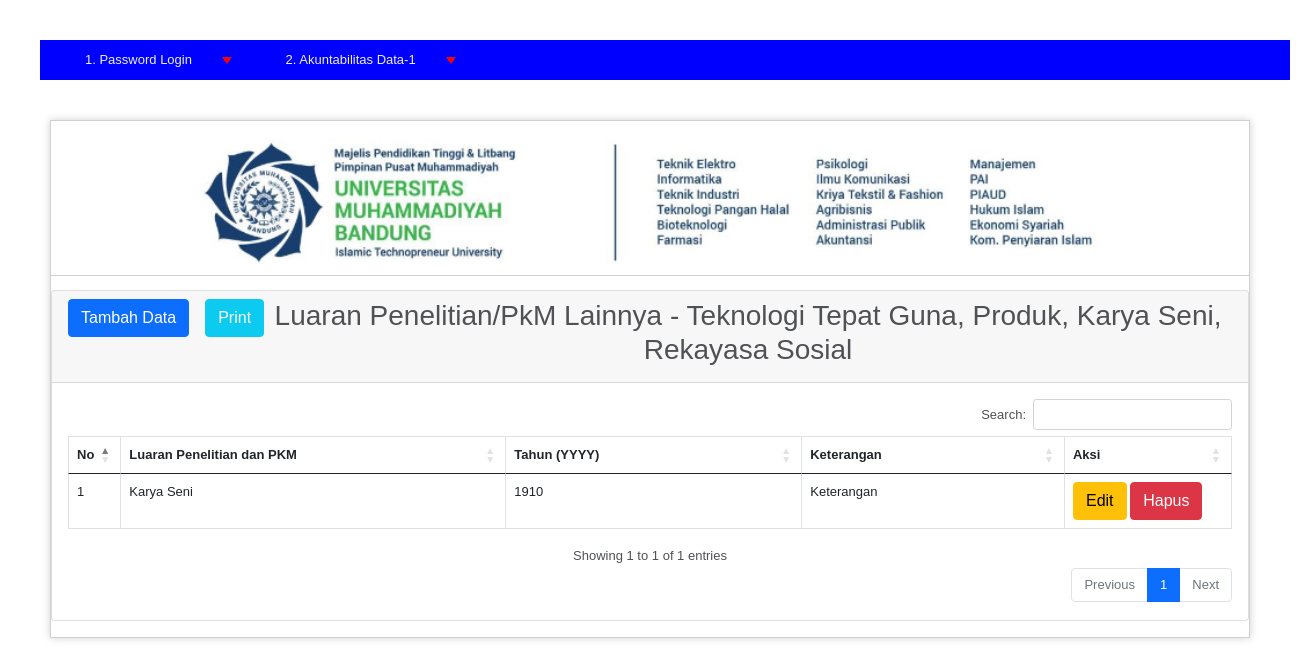
/index.php/C03_tb_3b73/index, run on the app's committed database.
### application/controllers/C03_tb_3b73.php (called while the page is built, shortened)
<?php
class C03_tb_3b73 extends CI_Controller
{
    public function __construct()
    {
        $this->load->model("M03_tb_3b73");
        $this->load->library('form_validation');
    }
    public function index()
    {
        $data["tb_3b73"] = $this->M03_tb_3b73->getAll();
        $this->load->view("V03_tb-3b1_3b73/V03_tb_3b73_list", $data);
    }
}

### index.php (called while the page is built, shortened)
<?php
require_once BASEPATH.'core/CodeIgniter.php';

### application/models/M03_tb_3b73.php (called while the page is built, shortened)
<?php defined('BASEPATH') OR exit('No direct script access allowed');
class M03_tb_3b73 extends CI_Model
{
    private $_table = "tb-3b73";
    public function getAll()
    {
        return $this->db->get($this->_table)->result();
    }
}

### application/views/V03_tb-3b1_3b73/V03_tb_3b73_list.php (the view, shortened to what this page needs)
<!doctype html>
<html lang="en">
  <head>
    <link href="https://cdn.jsdelivr.net/npm/bootstrap@5.1.3/dist/css/bootstrap.min.css" rel="stylesheet">
    <link href="https://cdnjs.cloudflare.com/ajax/libs/twitter-bootstrap/5.0.1/css/bootstrap.min.css" rel="stylesheet">
    <link href="https://cdn.datatables.net/1.11.4/css/dataTables.bootstrap5.min.css" rel="stylesheet">
    <link href="https://cdn.datatables.net/buttons/2.2.2/css/buttons.dataTables.min.css" rel="stylesheet">
  </head>
  <body>
    <div class="card mb-3">
        <div class="card-header">
            <a href="<?php echo site_url('/C03_tb_3b73/add') ?>" class="btn btn-primary float-start">Tambah Data</a>
            <a href="<?php echo site_url('/C03_tb_3b73/print') ?>" target="_blank" href="#" class=" ms-3 btn btn-info text-white float-start">Print</a>
            <h3>Luaran Penelitian/PkM Lainnya - Teknologi Tepat Guna, Produk, Karya Seni, Rekayasa Sosial</h3>
        </div>
        <div class="card-body">
            <div class="table-responsive">
                <table class="table table-hover table-bordered" id="dataTable" width="100%" cellspacing="0">
                    <thead>
                        <tr>
                            <th>No</th>
                            <th width="350">Luaran Penelitian dan PKM</th>
                            <th>Tahun (YYYY)</th>
                            <th>Keterangan</th>
                            <th>Aksi</th>
                        </tr>
                    </thead>
                    <tbody>
                        <?php
                            $no = 0;
                            foreach ($tb_3b73 as $data):
                                $no++;
                        ?>
                        <tr>
                            <td width="10">
                                <?php echo $no ?>
                            </td>
                            <td width="150">
                                <?php
                                 if($data->luaran_penelitian_pkm==1){
                                     echo "Teknologi Tepat Guna";
                                 }
                                 else if($data->luaran_penelitian_pkm==2){
                                     echo "Produk (Produk Terstandarisasi, Produk Tersertifikasi)";
                                 }
                                 else if($data->luaran_penelitian_pkm==3){
                                     echo "Karya Seni";
                                 }
                                ?>
                            </td>
                            <td>
                                <?php echo $data->tahun ?>
                            </td>
                            <td>
                                <?php echo $data->keterangan?>
                            </td>
                            <td width="150">
                                <a href="<?php echo site_url('/C03_tb_3b73/edit/'.$data->id) ?>"
                                    class="btn btn-small btn-warning"><i class="fas fa-edit"></i> Edit</a>
                                <button  onclick="deleteConfirm('<?php echo site_url('/C03_tb_3b73/delete/'.$data->id) ?>')"
                                    class="btn btn-small btn-danger"><i class="fas fa-trash"></i> Hapus</button>
                            </td>
                        </tr>
                        <?php endforeach; ?>
                    </tbody>
                </table>
            </div>
        </div>
    </div>
  </body>
</html>

### css/background_01.css (style rules this page uses)
body { background-color: #fff; margin: 40px; font: 13px/20px normal Helvetica, Arial, sans-serif; color: #4F5155; }

### data on the page
tb-3b73: luaran_penelitian_pkm "Karya Seni", tahun "1910", keterangan "Keterangan"
